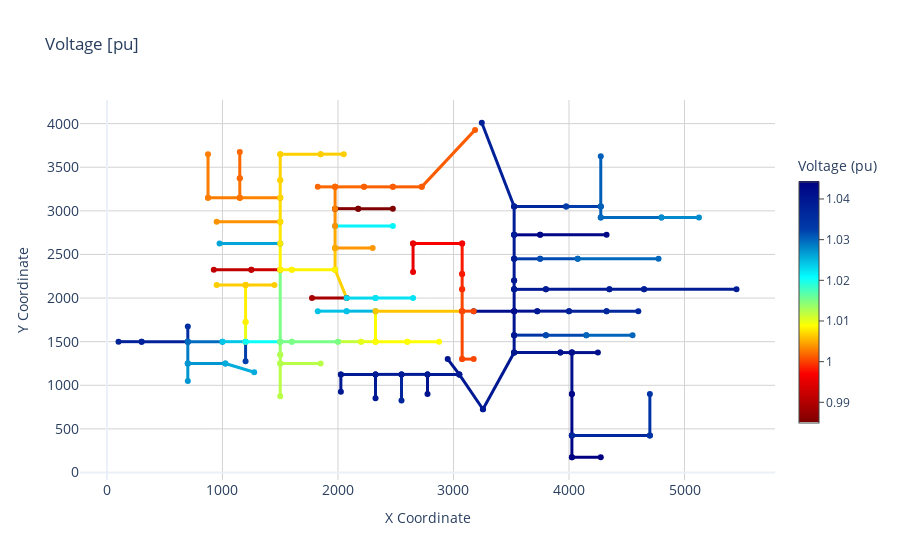

Notebook cell for this chart:
### Code cell
# Plot the voltage in the circuit
dss_tools.interactive_view.circuit_plot(parameter="voltage", title="Voltage [pu]")
